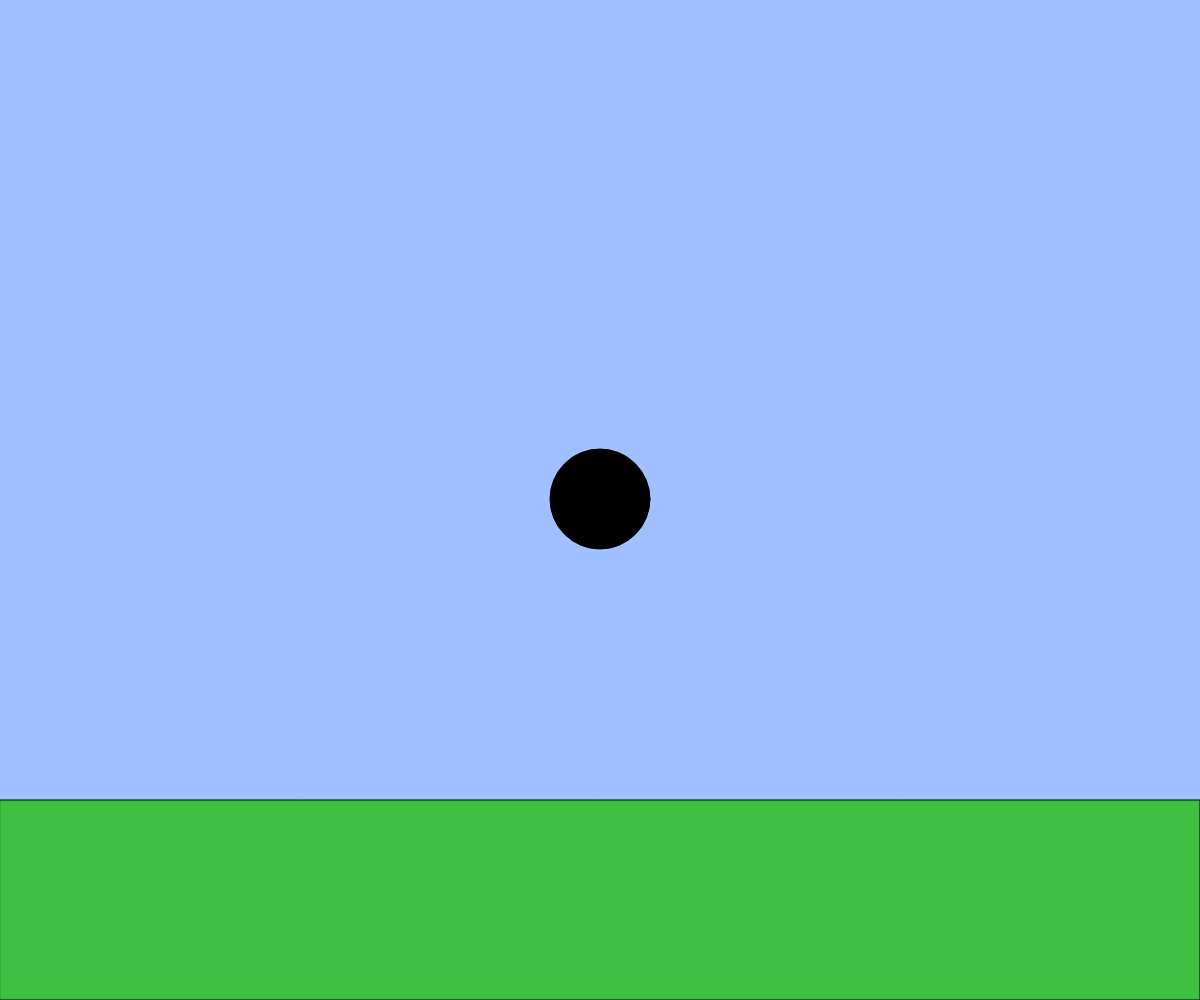
Frame 1 (no input)
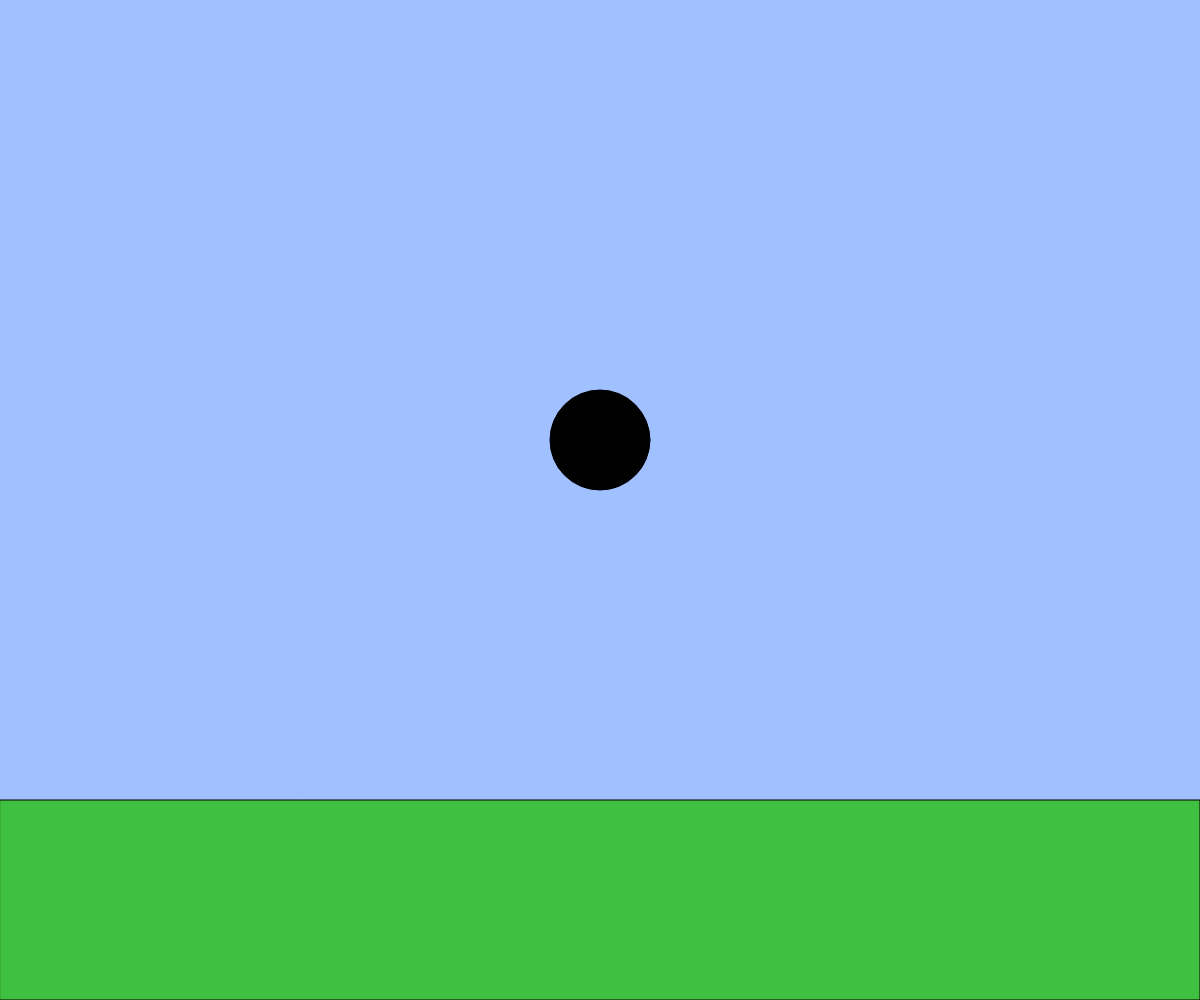
Frame 60 (no input)
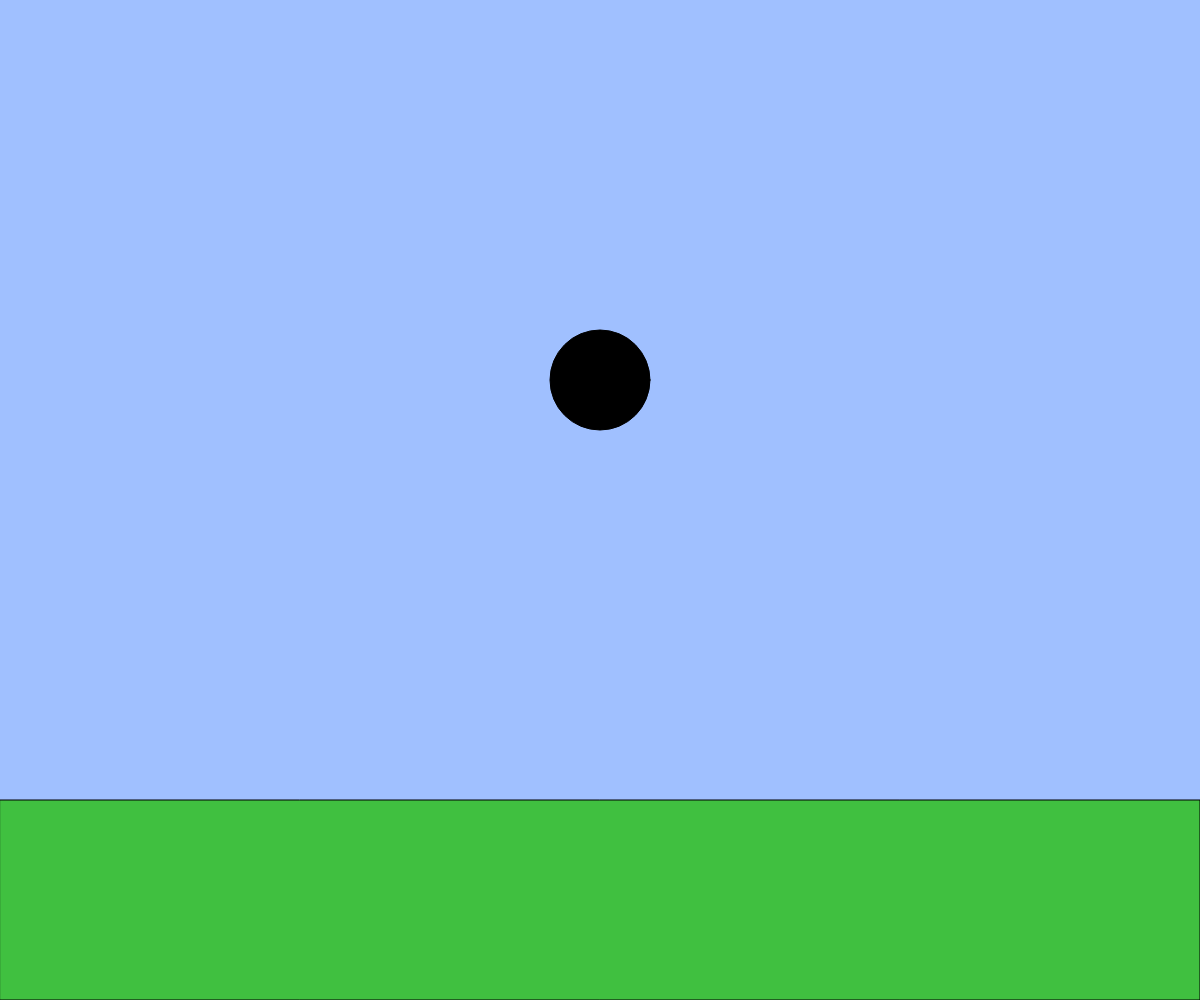
Frame 120 (the mouse pressed at the canvas centre since frame 60)

The p5.js sketch that drew these frames (run headless with seeded random() and noise() and a simulated clock; from frame 60 on, the mouse is pressed at the canvas centre):

// p5.js sketch
// ── sketch.js
// 2D アニメーションゲームのようなインタラクション
let x, y;
let vx, vy;
const g = 1;

function setup(){
  createCanvas(windowWidth, windowHeight);
  x = width / 2;
  y = height / 2;
  vx = 0;
  vy = 0;
}

function windowResized(){
  resizeCanvas(windowWidth, windowHeight);
}

function draw(){
  background(160, 192, 255);
  const size = height * 0.1; // キャラクターのサイズ

  // 地面を描く
  const groundY = height * 0.8;
  fill(64, 192, 64);
  rect(0, groundY, width, height - groundY);

  // BLANK[1] キャラクターの左右移動
  let speed = 2; // 通常の速度
  if (keyIsDown(LEFT_ARROW)) {
    if (keyIsDown(SHIFT)) speed = 4.0; // SHIFTキーでスピードアップ
    x -= speed;
  } 
  if (keyIsDown(RIGHT_ARROW)) {
    if (keyIsDown(SHIFT)) speed = 4.0;
    x += speed;
  }

  // BLANK[2] 重力とジャンプ
  x += vx;
  y += vy;
  vy += g; // 重力は「速度の変化量」
  if(y < height * 0.8 ){ vy = -1 * vy; }


  // 速くなりすぎないように制限
  vx = constrain(vx, -20, 20);
  vy = constrain(vy, -20, 20);

  // 位置を更新
  x += vx;
  y += vy;

  // キャラクターを描く
  fill(0);
  ellipse(x, y, size, size);
}
